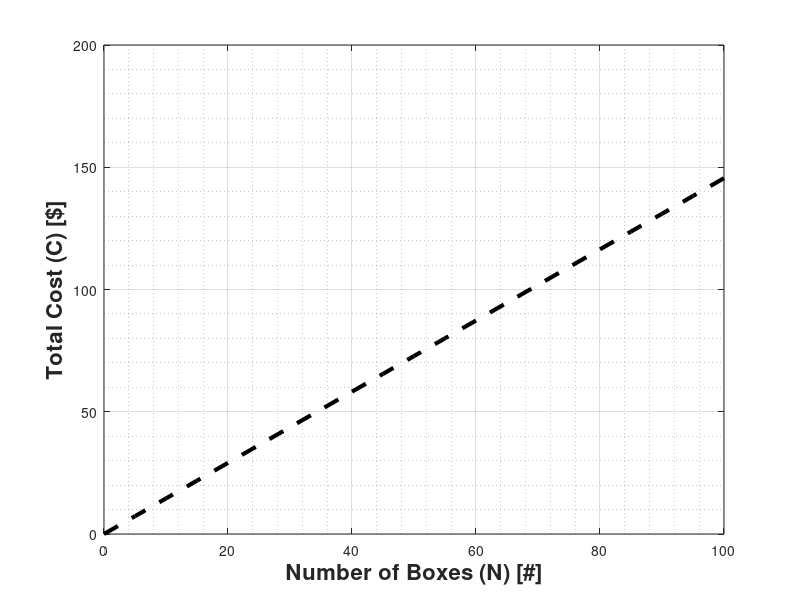

The MATLAB source for this figure:
%{
    Chris Jakins 1000802309
    ENGR1300-002
    4/10/2017

    Exam 2
%}

clear
clc 
close all

% CONSTANTS defined for later use %
DENSITY_OF_WATER = 1000; % kg / m^3
CENT_PER_METER = 100;
LBM_PER_KG = 2.205;

Cereal = {'Crazy Marshmallows', 'Cinnamonairs', 'Loopy Loops', 'Crunch Brunch'};
%        SG L  W  H
Specs = [.1 20 5 22;
         .168 20 4.5 24.5;
         .103 20 5.5 30.5
         .118 20 7 32];
UnitCostsPerCereal = [3 1.75 1.5 2.5]; % $/lbm
UnitCostsPerCereal = UnitCostsPerCereal * LBM_PER_KG; % $/kg

% USER INPUTS %
Choice = menu('What cereal would you like to order?', Cereal);
Box = input('Enter the number of boxes you would like: ');
Ship = menu('How would you like it shipped?', 'Regular', 'Expedited');

% CALCULATIONS %

% sg * density of water = density of cereal chosen
Dense = Specs(Choice, 1) * DENSITY_OF_WATER; % kg / m^3

Volume = (Specs(Choice, 2) / CENT_PER_METER) * (Specs(Choice, 3) / CENT_PER_METER) * (Specs(Choice, 4) / CENT_PER_METER);
% m^3

Mass = Dense * Volume; % kg

Cost = Mass * UnitCostsPerCereal(Choice); % $ 

TCost = Cost * Ship; % 1 for Regular or 2 for Expedited

% OUTPUT %

fprintf('You ordered %d boxes of %s cereal. With your selected shipping method, the total cost of your order is $%.2f', Box, Cereal{Choice}, TCost * Box);

VarBox = [0:5:100];
VarCost = TCost * VarBox; % Increments of 5 still

figure('Color', 'white')
plot(VarBox, VarCost, 'k --', 'LineWidth', 3);
xlabel('Number of Boxes (N) [#]' , 'FontWeight', 'bold', 'FontSize', 16);
ylabel('Total Cost (C) [$]' , 'FontWeight', 'bold', 'FontSize', 16);
grid
grid minor
